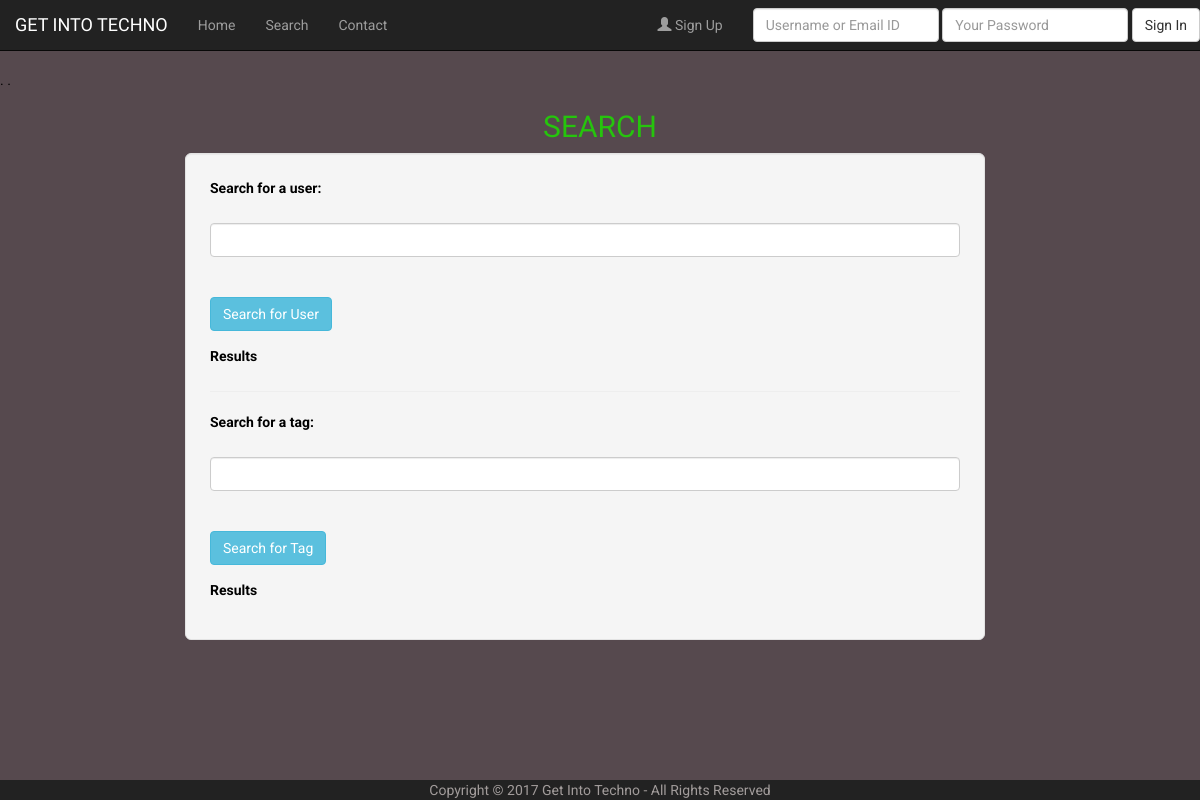
Before: /View/search.php?tag=London, Techno, Clubs with the older database file.
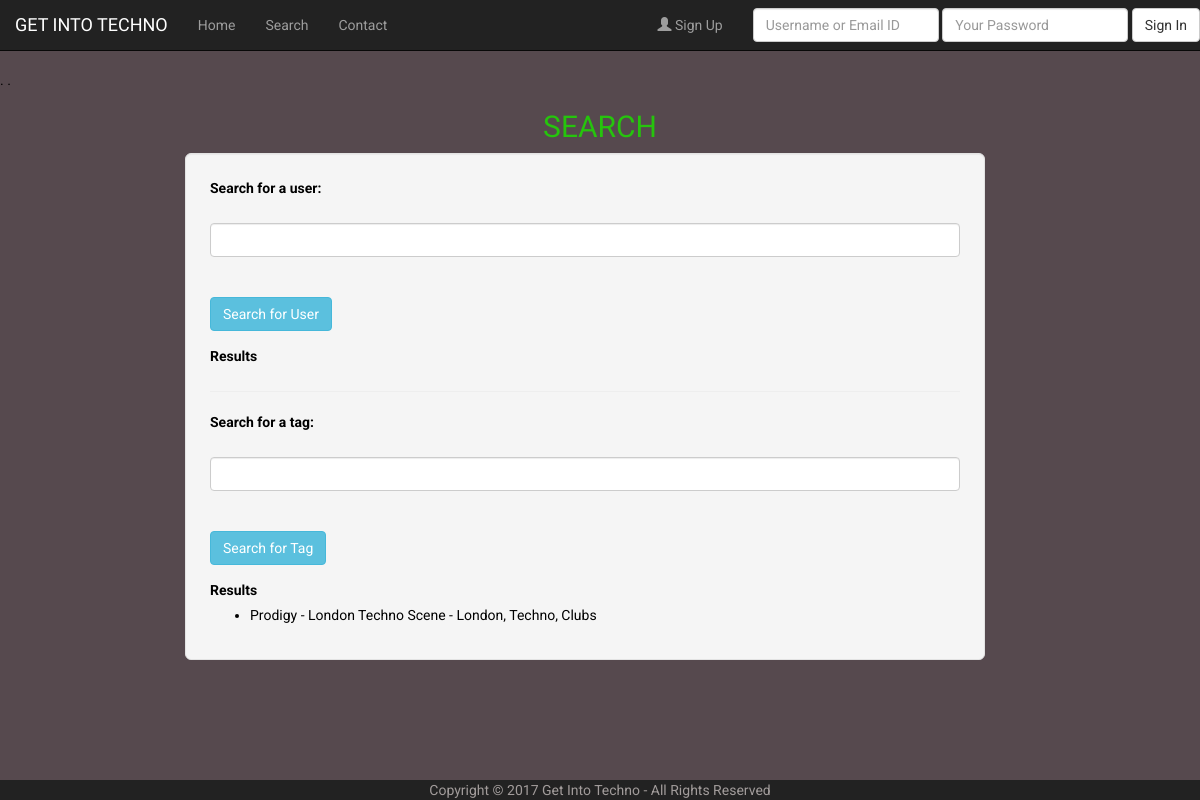
After: the same page with the newer database file.
### tables this page shows
CREATE TABLE `posts` (
  `post_id` int(25) NOT NULL,
  `post_title` varchar(150) DEFAULT NULL,
  `post_content` varchar(5000) DEFAULT NULL,
  `date` timestamp NOT NULL DEFAULT CURRENT_TIMESTAMP,
  `user_id` varchar(100) NOT NULL COMMENT 'FOREIGN KEY',
  `tags` varchar(100) DEFAULT NULL,
  `image` varchar(500) DEFAULT NULL
);

CREATE TABLE `users` (
  `user_id` int(11) NOT NULL COMMENT 'Primary key',
  `user_name` varchar(45) DEFAULT NULL,
  `first_name` varchar(45) DEFAULT NULL,
  `last_name` varchar(45) DEFAULT NULL,
  `email` varchar(255) DEFAULT NULL,
  `password` varchar(100) DEFAULT NULL,
  `bio` varchar(500) DEFAULT NULL,
  `admin` int(1) DEFAULT NULL
);

### Model/connection.php (called while the page is built, shortened)
<?php
$dsn = "mysql:host=localhost;dbname=blog_database"  ;
$username = "root";
$password = null;
$options = null;
try {
      $pdo = new PDO($dsn, $username, $password, $options);
      $pdo->setAttribute(PDO::ATTR_ERRMODE,PDO::ERRMODE_EXCEPTION);
} catch (PDOException $e) {
	trigger_error($e->getMessage());
}
$user = new USER($pdo);
include_once 'commentClass.php';
?>

### Controllers/display.php (called while the page is built, shortened)
<?php
function display($template, $variables = [], $extension = TEMPLATE_EXTENSION) {
	return ob_get_clean();
}

### View/search.php (the view, shortened to what this page needs)
<?php
include '../controllers/display.php';
require_once '../model/connection.php';
?>
<html>
    <head>
        <link rel="stylesheet" href="https://maxcdn.bootstrapcdn.com/bootstrap/3.3.7/css/bootstrap.min.css">
<link rel="stylesheet" href="CSS/additionalCSS.css">
</head>
<body>
<?php
if($user->is_loggedin()!="")
{
    echo Controllers\display\display('nav_bar_signed_in');
}
else
{
    echo Controllers\display\display('nav_bar_signed_out');
}
        $searchtermUser = '';
        $searchtermTag = '';
        ?>
    <h2 class='tech-center'>Search</h2>
    <div class="col-sm-2"></div>
    <div class="row well well-lg col-sm-8 justify-content-center">
        <div class="form-group">
            <label for ='searchUser'>Search for a user:</label><br>
            <form class='' action='' method='POST'><br>
                <input class='form-control' type='text' value ='<?=$searchtermUser ?>' name='searchUser'><br><br>
                <input class='btn btn-info' type='submit' value='Search for User' name='btn-user'><br>
            </form>
        </div>
        <label>Results</label>
        <hr>
    <div class="form-group">
            <label for ='searchTag'>Search for a tag:</label><br>
            <form class='' action='' method='POST'><br>
                <input class='form-control' type='text' value ='<?=$searchtermTag?>' name='searchTag'><br><br>
                <input class='btn btn-info' type='submit' value='Search for Tag' name='btn-tag'><br>
            </form>
        </div>
        <label>Results</label>
            <?php
            if(isset ($_POST['btn-tag']))
            {
                $searchtermTag = trim($_POST['searchTag']);
                $cleanedSearchtermTag = $searchtermTag;
                $sql = "SELECT post_title, post_id, user_name, tags
                FROM blog_database.posts
                INNER JOIN blog_database.users ON posts.user_id = users.user_id
                WHERE tags LIKE '%$cleanedSearchtermTag%';";
                $stmt = $pdo->query($sql);
                echo '<ul>';
                while($row = $stmt->fetch()){
                    $text = $row['user_name'].' - '.$row['post_title'].' - '.$row['tags'];
                    $id = $row['post_id'];
                    $href='viewPost.php?id='.$id;
                    echo '<li><a href="'.$href.'">'.$text.'</a></li>';
                }
                echo '</ul>';
            }
            else if (isset ($_GET['tag'])){
                $searchtermTag = trim($_GET['tag']);
                $cleanedSearchtermTag = $searchtermTag;
                $sql = "SELECT post_title, post_id, user_name, tags
                FROM blog_database.posts
                INNER JOIN blog_database.users ON posts.user_id = users.user_id
                WHERE tags LIKE '%$cleanedSearchtermTag%';";
                $stmt = $pdo->query($sql);
                echo '<ul>';
                while($row = $stmt->fetch()){
                    $text = $row['user_name'].' - '.$row['post_title'].' - '.$row['tags'];
                    $id = $row['post_id'];
                    $href='viewPost.php?id='.$id;
                    echo '<li><a href="'.$href.'">'.$text.'</a></li>';
                }
                echo '</ul>';
            }
            ?>
    </div>
       <div class="col-sm-2"></div>
    <div class='col-sm-12'>
        <?php echo Controllers\display\display('footer') ?>
    </div>
</body>
</html>

Changed rows visible on the page:
added posts: text "Prodigy - London Techno Scene - London, Techno, Clubs"
